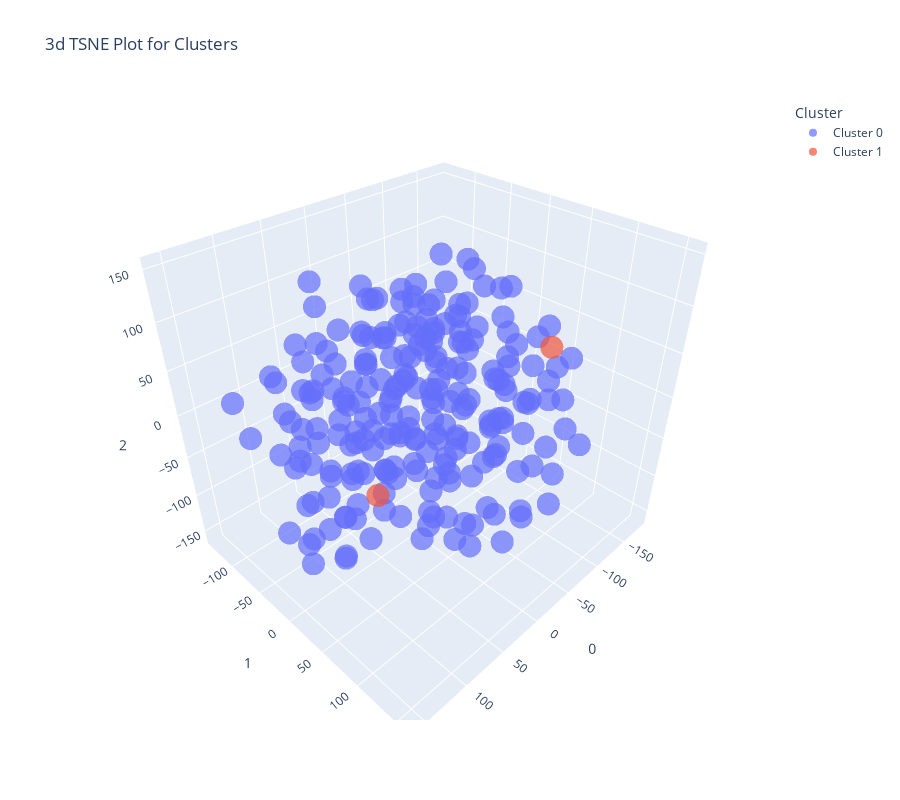

Source (notebook cell):
### Code cell
plot_model(eval_model, plot = 'tsne')

### Figure 1 — Plotly figure (JSON) as saved in the notebook; plotly's stock layout.template omitted (floating-point values rounded to 4 significant figures; data arrays with more than 128 entries replaced by an {"elided": "..."} marker saying what was removed)
{"data": [{"customdata": {"elided": "229x1 float values"}, "hovertemplate": "Cluster=Cluster 0<br>0=%{x}<br>1=%{y}<br>2=%{z}<br>Feature=%{customdata[0]}<extra></extra>", "legendgroup": "Cluster 0", "marker": {"color": "#636efa", "opacity": 0.7, "symbol": "circle"}, "mode": "markers", "name": "Cluster 0", "scene": "scene", "showlegend": true, "type": "scatter3d", "x": {"elided": "229 float values"}, "y": {"elided": "229 float values"}, "z": {"elided": "229 float values"}}, {"customdata": [[null], [null]], "hovertemplate": "Cluster=Cluster 1<br>0=%{x}<br>1=%{y}<br>2=%{z}<br>Feature=%{customdata[0]}<extra></extra>", "legendgroup": "Cluster 1", "marker": {"color": "#EF553B", "opacity": 0.7, "symbol": "circle"}, "mode": "markers", "name": "Cluster 1", "scene": "scene", "showlegend": true, "type": "scatter3d", "x": [-141.7, 0.7678], "y": [53.78, -59.92], "z": [30.38, -150.1]}], "layout": {"height": 800, "legend": {"title": {"text": "Cluster"}, "tracegroupgap": 0}, "scene": {"domain": {"x": [0.0, 1.0], "y": [0.0, 1.0]}, "xaxis": {"title": {"text": "0"}}, "yaxis": {"title": {"text": "1"}}, "zaxis": {"title": {"text": "2"}}}, "title": {"text": "3d TSNE Plot for Clusters"}, "width": 900}}
